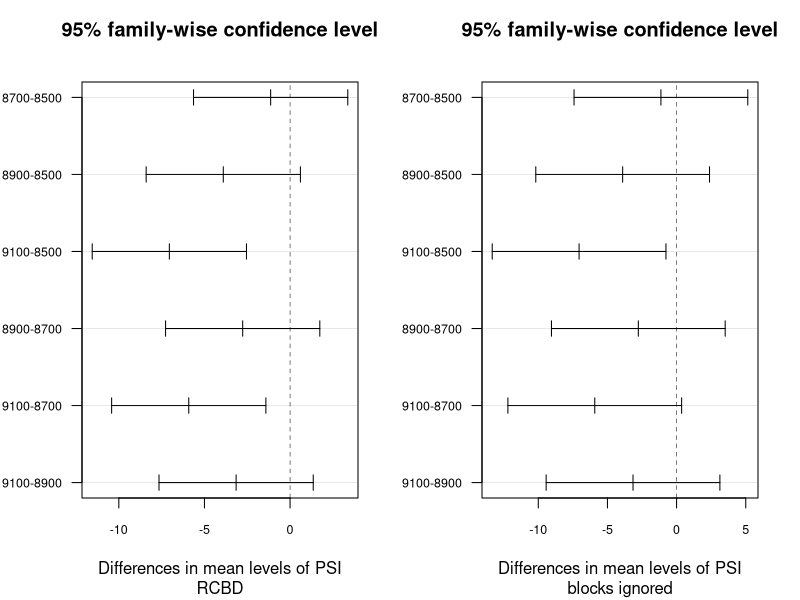

Source code (R):
# Tukey intervals for the graft pressures with and without the block term.
graft <- data.frame(
  PSI   = factor(rep(c(8500, 8700, 8900, 9100), each = 6)),
  Block = factor(rep(1:6, times = 4)),
  Yield = c(90.3, 89.2, 98.2, 93.9, 87.4, 97.9,
            92.5, 89.5, 90.6, 94.7, 87.0, 95.8,
            85.5, 90.8, 89.6, 86.2, 88.0, 93.4,
            82.5, 89.5, 85.6, 87.4, 78.9, 90.7))
rcbd <- TukeyHSD(aov(Yield ~ PSI + Block, data = graft), "PSI")
crd  <- TukeyHSD(aov(Yield ~ PSI, data = graft), "PSI")
par(mfrow = c(1, 2))
plot(rcbd, las = 1, cex.axis = 0.75); title(sub = "RCBD")
plot(crd,  las = 1, cex.axis = 0.75); title(sub = "blocks ignored")
par(mfrow = c(1, 1))
